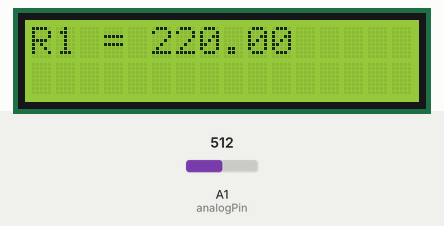
Bench run of a sketch on a simulated Arduino Uno, built with avr-gcc and run on an emulated ATmega328P. On the bench: 16×2 character LCD. The inputs (shaded band) are chosen by the test bench; at power-on: A1 (analogPin) = 512.

Above: at 3.1 s.
3.2 s: A1 (analogPin) set to 716
At 11.8 s:
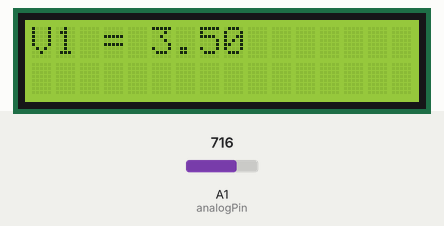
16.3 s: A1 (analogPin) set to 900
At 19.4 s:
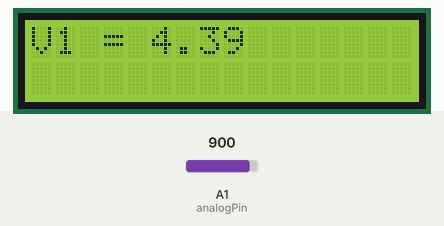
23.9 s: A1 (analogPin) set to 1023
At 28.2 s:
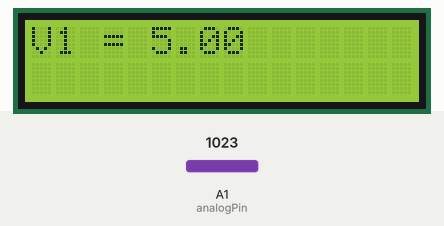
Timing chart, 0 to 29.7 s (numbered marks = the images above; inputs shaded):
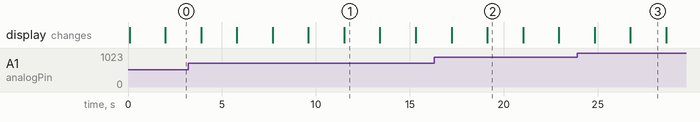

Measured:
- what the display in image 1 shows lasts 1.9 s, from 11.5 s to 13.4 s

The sketch:

interface_lcd.ino
```cpp
#include <LiquidCrystal.h>
// set up pins on Arduino for LCD and test lead
LiquidCrystal lcd(12,11,5,4,3,2);
// set up the LCD's number of columns and rows
#define Xdelay 1900

int analogPin = 1;
int raw = 0;
int Vin = 5;
float R1 = 220;
float R2 = 0;
float Vout = 0;
float res = 0;
float buffer = 0;

void setup() {
  lcd.begin(16,2);
  lcd.setCursor(0,0);
  clearLCD();
  backlightOn();
  lcd.print("HELLO, WORLD!");
  delay(Xdelay);
//  clearLCD();
//  Serial.begin(9600);
}

void loop(){
  raw = analogRead(analogPin);
  if(raw){
    lcd.clear();
    lcd.print("R1 = ");
    lcd.print(R1);
    delay(Xdelay);

    lcd.clear();
    lcd.print("V1 = ");
    lcd.print(raw*Vin/1024.0);
    delay(Xdelay);

    lcd.clear();
    lcd.print("V2 = ");
    Vout = (1024.0-raw)*Vin/1024.0;
    lcd.print(Vout);
    delay(Xdelay);

    lcd.clear();
    lcd.print("R2 = ");
    lcd.print(Vout/(Vin-Vout)*R1);
    delay(Xdelay);

  }
}

//void loop(){
//  raw = analogRead(analogPin);
//  if(raw){
//    lcd.clear();
//    buffer = raw*Vin;
//    Vout = buffer / 1024.0;
////    buffer = (Vin/Vout)-1;
//    res = Vout/Vin * 10000.0;
//    lcd.print(res);
//    Serial.println(res);
//    delay(Xdelay);
//
//  }
//
//}

void clearLCD()
{
  lcd.write(0xFE); //command flag
  lcd.write(0x01); //clear command
  delay(10);
}

void backlightOn()
{
  lcd.write(0x7C); //command flag for backlight stuff
  lcd.write(157); //light level
  delay(10);
}
void backlightOff()
{
  lcd.write(0x7C); //command flag for backlight stuff
  lcd.write(128); //light level for off
  delay(10);
}
void backlightValue(int bv)
{
  int val = bv;
  if (bv < 128) val= map(bv, 0, 1023, 128, 157);
  if (bv > 157) val = map(bv, 0, 1023, 128, 157);
  lcd.write(0x7C); //command flag for backlight stuff
  lcd.write(val); //light level
  delay(10);
}

void displayOn()
{
  lcd.write(0xFE); //command flag
  lcd.write(0x0C); //clear command
  delay(10);
}

void displayOff()
{
  lcd.write(0xFE); //command flag
  lcd.write(0x08); //clear command
  delay(10);
}
```
